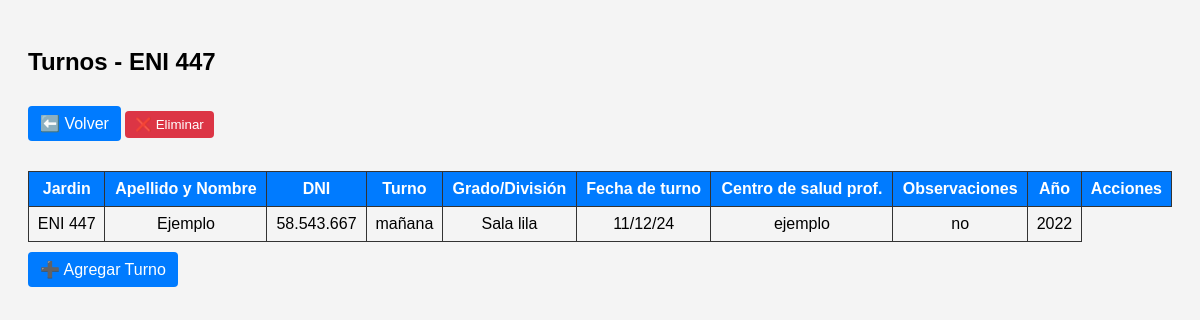
The app's page /turnos/1/ with its own data.
### usuarios/models.py (models this page shows, shortened)
class Jardin(models.Model):
    nombre = models.CharField(max_length=20)  # ENI 447, ENI 483, etc.
    def __str__(self):
        return self.nombre

class Turno(models.Model):
    jardin = models.ForeignKey("Jardin", on_delete=models.CASCADE, related_name="turnos")
    apellido_nombre = models.CharField("Apellido y Nombre", max_length=100)
    dni = models.CharField("DNI", max_length=20)
    turno = models.CharField("Turno", max_length=50)
    grado_division = models.CharField("Grado/División", max_length=50)
    fecha_turno = models.CharField("Fecha de turno", max_length=50)
    centro_salud_prof = models.CharField("Centro de salud Prof.", max_length=100)
    observaciones = models.TextField("Observaciones", blank=True, null=True)
    anio = models.IntegerField(default=2025)

### usuarios/views.py (the view)
# urls.py: path("turnos/<int:jardin_id>/", views.turnos_lista, name="turnos_lista"),
def turnos_lista(request, jardin_id):
    jardin = get_object_or_404(Jardin, pk=jardin_id)
    turnos = Turno.objects.filter(jardin=jardin)
    return render(request, "usuarios/turnos_lista.html", {"turnos": turnos, "jardin": jardin})

### usuarios/templates/usuarios/turnos_lista.html (shortened to what this page needs)
<!DOCTYPE html>
<html>
<head>
</head>
<body>
    <h2>Turnos - {{ jardin.nombre }}</h2>
    <a href="{% url 'inicio' %}" class="btn">⬅️ Volver</a>
    <table>
        <thead>
            <tr>
                <th>Jardin</th>
                <th>Apellido y Nombre</th>
                <th>DNI</th>
                <th>Turno</th>
                <th>Grado/División</th>
                <th>Fecha de turno</th>
                <th>Centro de salud prof.</th>
                <th>Observaciones</th>
                <th>Año</th>
                <th>Acciones</th>
            </tr>
        </thead>
        <tbody>
            {% for t in turnos %}
            <tr>
                <td>{{ t.jardin }}</td>
                <td>{{ t.apellido_nombre }}</td>
                <td>{{ t.dni }}</td>
                <td>{{ t.turno }}</td>
                <td>{{ t.grado_division }}</td>
                <td>{{ t.fecha_turno }}</td>
                <td>{{ t.centro_salud_prof }}</td>
                <td>{{ t.observaciones }}</td>
                <td>{{ t.anio }}</td>
                    <form action="{% url 'eliminar_turno' t.id %}" method="post" style="display:inline;">
                        <button type="submit" onclick="return confirm('¿Seguro que deseas eliminar este turno?')">❌ Eliminar</button>
                    </form>
            </tr>
            {% empty %}
            <tr><td colspan="9">No hay turnos cargados.</td></tr>
            {% endfor %}
        </tbody>
    </table>
    <a href="{% url 'turno_nuevo' jardin.id %}" class="btn">➕ Agregar Turno</a>
</body>
</html>

### usuarios/templates/usuarios/turnos_lista.html (style rules this page uses)
body { font-family: Arial; padding: 20px; background-color: #f4f4f4; }
table { border-collapse: collapse; width: 100%; margin-top: 20px; }
th, td { border: 1px solid #333; padding: 8px; text-align: center; }
th { background-color: #007BFF; color: white; }
.btn { display: inline-block; margin: 10px 0; padding: 8px 12px; background: #007BFF; color: white; text-decoration: none; border-radius: 4px; }
button { background: #dc3545; color: white; border: none; padding: 6px 10px; border-radius: 4px; cursor: pointer; }

### records on screen
Jardin: nombre "ENI 447"
Turno: jardin "ENI 447", apellido_nombre "Ejemplo", dni "58.543.667", turno "mañana", grado_division "Sala lila", fecha_turno "11/12/24", centro_salud_prof "ejemplo", observaciones "no", anio "2022"
